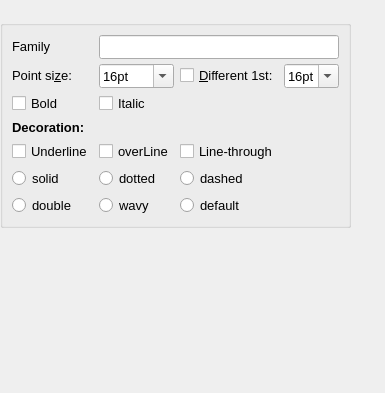
         <widget class="QWidget" name="pgFonts">
          <property name="geometry">
           <rect>
            <x>0</x>
            <y>0</y>
            <width>385</width>
            <height>393</height>
           </rect>
          </property>
          <attribute name="label">
           <string>Font settings</string>
          </attribute>
          <widget class="QGroupBox" name="gbFont">
           <property name="geometry">
            <rect>
             <x>0</x>
             <y>20</y>
             <width>351</width>
             <height>208</height>
            </rect>
           </property>
           <property name="minimumSize">
            <size>
             <width>270</width>
             <height>130</height>
            </size>
           </property>
           <property name="font">
            <font>
             <family>Arial</family>
             <pointsize>10</pointsize>
             <weight>75</weight>
             <bold>true</bold>
            </font>
           </property>
           <property name="title">
            <string/>
           </property>
           <layout class="QGridLayout" name="gridLayout_3">
            <item row="0" column="1" colspan="3">
             <widget class="QLineEdit" name="edtFontFamily">
              <property name="minimumSize">
               <size>
                <width>0</width>
                <height>24</height>
               </size>
              </property>
              <property name="font">
               <font>
                <family>Arial</family>
                <pointsize>10</pointsize>
                <weight>50</weight>
                <bold>false</bold>
               </font>
              </property>
             </widget>
            </item>
            <item row="1" column="3">
             <widget class="QComboBox" name="cbPointSizeFirstLine">
              <property name="minimumSize">
               <size>
                <width>0</width>
                <height>24</height>
               </size>
              </property>
              <property name="font">
               <font>
                <family>Arial</family>
                <pointsize>10</pointsize>
                <weight>50</weight>
                <bold>false</bold>
               </font>
              </property>
              <property name="editable">
               <bool>true</bool>
              </property>
              <property name="currentIndex">
               <number>6</number>
              </property>
              <property name="insertPolicy">
               <enum>QComboBox::NoInsert</enum>
              </property>
              <item>
               <property name="text">
                <string>8pt</string>
               </property>
              </item>
              <item>
               <property name="text">
                <string>9pt</string>
               </property>
              </item>
              <item>
               <property name="text">
                <string>10pt</string>
               </property>
              </item>
              <item>
               <property name="text">
                <string>11pt</string>
               </property>
              </item>
              <item>
               <property name="text">
                <string>12pt</string>
               </property>
              </item>
              <item>
               <property name="text">
                <string>14pt</string>
               </property>
              </item>
              <item>
               <property name="text">
                <string>16pt</string>
               </property>
              </item>
              <item>
               <property name="text">
                <string>18pt</string>
               </property>
              </item>
              <item>
               <property name="text">
                <string>20pt</string>
               </property>
              </item>
              <item>
               <property name="text">
                <string>22pt</string>
               </property>
              </item>
              <item>
               <property name="text">
                <string>24pt</string>
               </property>
              </item>
              <item>
               <property name="text">
                <string>26pt</string>
               </property>
              </item>
              <item>
               <property name="text">
                <string>28pt</string>
               </property>
              </item>
              <item>
               <property name="text">
                <string>36pt</string>
               </property>
              </item>
              <item>
               <property name="text">
                <string>48pt</string>
               </property>
              </item>
              <item>
               <property name="text">
                <string>72pt</string>
               </property>
              </item>
             </widget>
            </item>
            <item row="3" column="0">
             <widget class="QLabel" name="label_16">
              <property name="text">
               <string>Decoration:</string>
              </property>
             </widget>
            </item>
            <item row="0" column="0">
             <widget class="QLabel" name="label_27">
              <property name="font">
               <font>
                <family>Arial</family>
                <pointsize>10</pointsize>
                <weight>50</weight>
                <bold>false</bold>
               </font>
              </property>
              <property name="text">
               <string>Family</string>
              </property>
              <property name="buddy">
               <cstring>edtFontFamily</cstring>
              </property>
             </widget>
            </item>
            <item row="2" column="0">
             <widget class="QCheckBox" name="chkBold">
              <property name="font">
               <font>
                <family>Arial</family>
                <pointsize>10</pointsize>
                <weight>50</weight>
                <bold>false</bold>
               </font>
              </property>
              <property name="text">
               <string>Bold</string>
              </property>
             </widget>
            </item>
            <item row="1" column="0">
             <widget class="QLabel" name="label_28">
              <property name="font">
               <font>
                <family>Arial</family>
                <pointsize>10</pointsize>
                <weight>50</weight>
                <bold>false</bold>
               </font>
              </property>
              <property name="text">
               <string>Point si&amp;ze:</string>
              </property>
              <property name="buddy">
               <cstring>cbPointSize</cstring>
              </property>
             </widget>
            </item>
            <item row="1" column="2">
             <widget class="QCheckBox" name="chkDifferentFirstLine">
              <property name="font">
               <font>
                <family>Arial</family>
                <pointsize>10</pointsize>
                <weight>50</weight>
                <bold>false</bold>
               </font>
              </property>
              <property name="text">
               <string>&amp;Different 1st:</string>
              </property>
             </widget>
            </item>
            <item row="1" column="1">
             <widget class="QComboBox" name="cbPointSize">
              <property name="minimumSize">
               <size>
                <width>0</width>
                <height>24</height>
               </size>
              </property>
              <property name="font">
               <font>
                <family>Arial</family>
                <pointsize>10</pointsize>
                <weight>50</weight>
                <bold>false</bold>
               </font>
              </property>
              <property name="editable">
               <bool>true</bool>
              </property>
              <property name="currentIndex">
               <number>6</number>
              </property>
              <property name="insertPolicy">
               <enum>QComboBox::NoInsert</enum>
              </property>
              <item>
               <property name="text">
                <string>8pt</string>
               </property>
              </item>
              <item>
               <property name="text">
                <string>9pt</string>
               </property>
              </item>
              <item>
               <property name="text">
                <string>10pt</string>
               </property>
              </item>
              <item>
               <property name="text">
                <string>11pt</string>
               </property>
              </item>
              <item>
               <property name="text">
                <string>12pt</string>
               </property>
              </item>
              <item>
               <property name="text">
                <string>14pt</string>
               </property>
              </item>
              <item>
               <property name="text">
                <string>16pt</string>
               </property>
              </item>
              <item>
               <property name="text">
                <string>18pt</string>
               </property>
              </item>
              <item>
               <property name="text">
                <string>20pt</string>
               </property>
              </item>
              <item>
               <property name="text">
                <string>22pt</string>
               </property>
              </item>
              <item>
               <property name="text">
                <string>24pt</string>
               </property>
              </item>
              <item>
               <property name="text">
                <string>26pt</string>
               </property>
              </item>
              <item>
               <property name="text">
                <string>28pt</string>
               </property>
              </item>
              <item>
               <property name="text">
                <string>36pt</string>
               </property>
              </item>
              <item>
               <property name="text">
                <string>48pt</string>
               </property>
              </item>
              <item>
               <property name="text">
                <string>72pt</string>
               </property>
              </item>
             </widget>
            </item>
            <item row="2" column="1">
             <widget class="QCheckBox" name="chkItalic">
              <property name="font">
               <font>
                <family>Arial</family>
                <pointsize>10</pointsize>
                <weight>50</weight>
                <bold>false</bold>
               </font>
              </property>
              <property name="text">
               <string>Italic</string>
              </property>
             </widget>
            </item>
            <item row="4" column="0">
             <widget class="QCheckBox" name="chkUnderline">
              <property name="font">
               <font>
                <family>Arial</family>
                <pointsize>10</pointsize>
                <weight>50</weight>
                <bold>false</bold>
               </font>
              </property>
              <property name="text">
               <string>Underline</string>
              </property>
             </widget>
            </item>
            <item row="4" column="1">
             <widget class="QCheckBox" name="checkOverline">
              <property name="font">
               <font>
                <family>Arial</family>
                <pointsize>10</pointsize>
                <weight>50</weight>
                <bold>false</bold>
               </font>
              </property>
              <property name="text">
               <string>overLine</string>
              </property>
             </widget>
            </item>
            <item row="4" column="2">
             <widget class="QCheckBox" name="chkStrikethrough">
              <property name="font">
               <font>
                <family>Arial</family>
                <pointsize>10</pointsize>
                <weight>50</weight>
                <bold>false</bold>
               </font>
              </property>
              <property name="text">
               <string>Line-through</string>
              </property>
             </widget>
            </item>
            <item row="5" column="0">
             <widget class="QRadioButton" name="rbSolid">
              <property name="font">
               <font>
                <family>Arial</family>
                <pointsize>10</pointsize>
                <weight>50</weight>
                <bold>false</bold>
               </font>
              </property>
              <property name="text">
               <string>solid</string>
              </property>
             </widget>
            </item>
            <item row="5" column="1">
             <widget class="QRadioButton" name="rbDotted">
              <property name="font">
               <font>
                <family>Arial</family>
                <pointsize>10</pointsize>
                <weight>50</weight>
                <bold>false</bold>
               </font>
              </property>
              <property name="text">
               <string>dotted</string>
              </property>
             </widget>
            </item>
            <item row="5" column="2">
             <widget class="QRadioButton" name="rbDashed">
              <property name="font">
               <font>
                <family>Arial</family>
                <pointsize>10</pointsize>
                <weight>50</weight>
                <bold>false</bold>
               </font>
              </property>
              <property name="text">
               <string>dashed</string>
              </property>
             </widget>
            </item>
            <item row="6" column="0">
             <widget class="QRadioButton" name="rbDouble">
              <property name="font">
               <font>
                <family>Arial</family>
                <pointsize>10</pointsize>
                <weight>50</weight>
                <bold>false</bold>
               </font>
              </property>
              <property name="text">
               <string>double</string>
              </property>
             </widget>
            </item>
            <item row="6" column="1">
             <widget class="QRadioButton" name="rbWavy">
              <property name="font">
               <font>
                <family>Arial</family>
                <pointsize>10</pointsize>
                <weight>50</weight>
                <bold>false</bold>
               </font>
              </property>
              <property name="text">
               <string>wavy</string>
              </property>
             </widget>
            </item>
            <item row="6" column="2">
             <widget class="QRadioButton" name="rbInitial">
              <property name="font">
               <font>
                <family>Arial</family>
                <pointsize>10</pointsize>
                <weight>50</weight>
                <bold>false</bold>
               </font>
              </property>
              <property name="text">
               <string>default</string>
              </property>
             </widget>
            </item>
           </layout>
          </widget>
         </widget>
